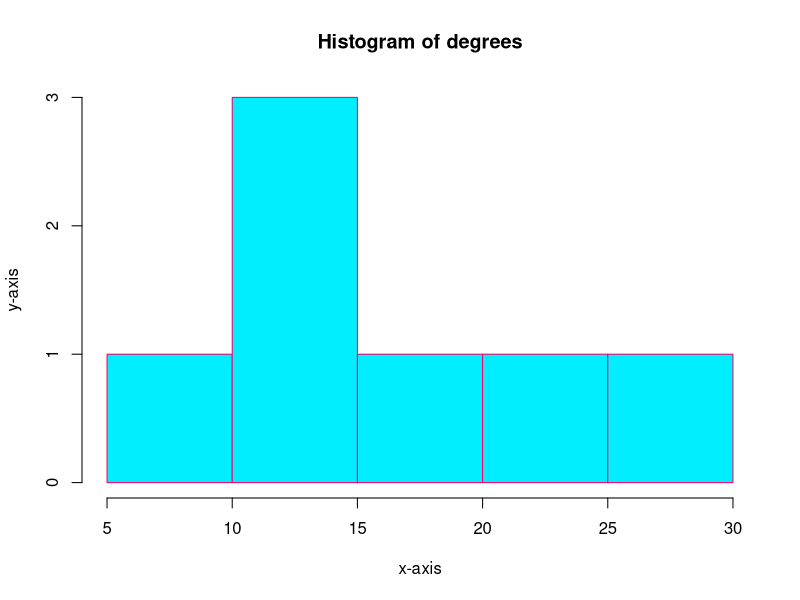

Generate this figure with R:
# Histograms

# create histograms
degrees <- c(15, 17, 9, 11, 14, 30, 25)
hist(degrees, xlab='x-axis', ylab='y-axis', col='#00eeff', border='#ff0066')

